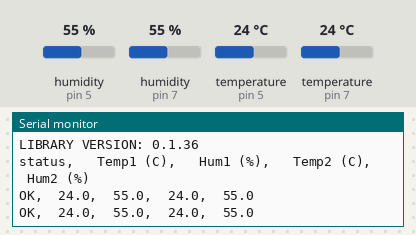
The sketch below on a simulated Arduino Uno, built with avr-gcc and run on an emulated ATmega328P. Parts: the last lines printed to the serial monitor. The test bench sets the inputs (shaded band); at power-on: humidity (sensors on pin 5, pin 7) 55 %, temperature (sensors on pin 5, pin 7) 24 °C.

Above: at 1.8 s.
1.9 s: humidity (sensor on pin 5) set to 22 %
At 2.9 s:
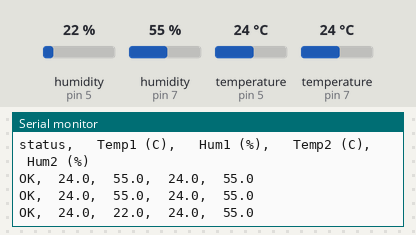
3.4 s: humidity (sensor on pin 7) set to 22 %
At 4.5 s:
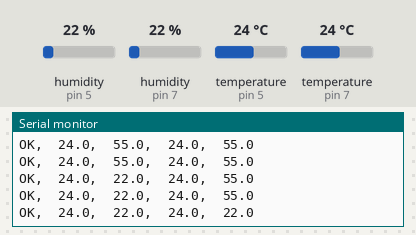
4.9 s: temperature (sensor on pin 5) set to 12 °C
At 5.7 s:
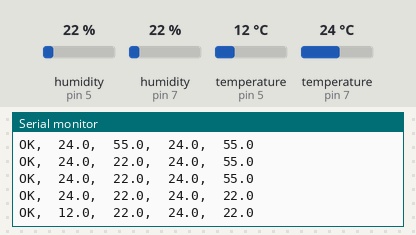
6.4 s: temperature (sensor on pin 7) set to 12 °C
At 7.7 s:
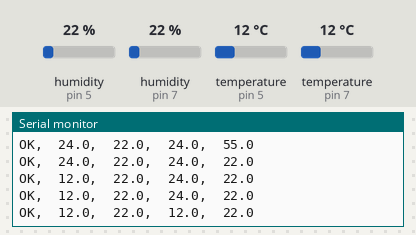
7.9 s: humidity (sensor on pin 5) set to 40 %
At 9.0 s:
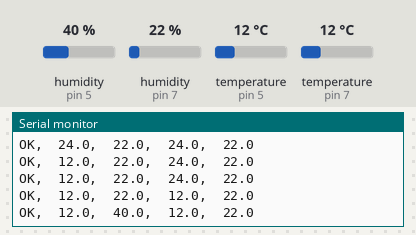
9.4 s: humidity (sensor on pin 7) set to 40 %
At 10.5 s:
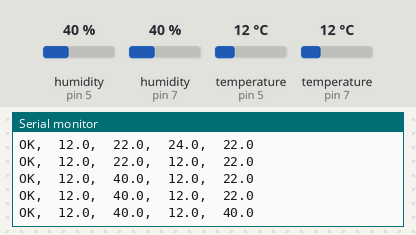
Timing chart, 0 to 11.9 s (numbered marks = the images above; inputs shaded):
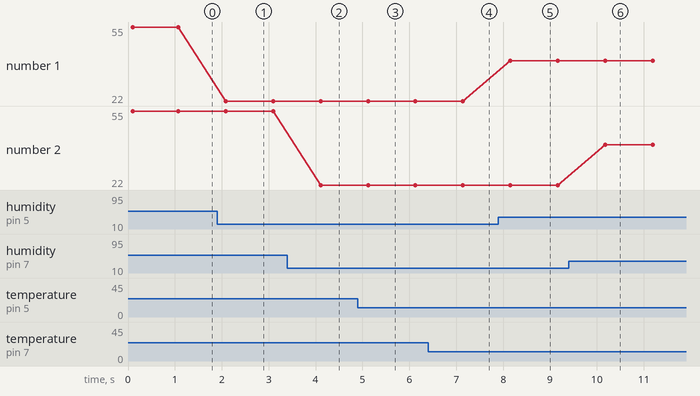

The sketch:

dht_read.ino
```cpp
//
//   FILE:  dht_test.pde
// PURPOSE: DHT library test sketch for Arduino
//

#include <dht.h>

dht DHT;

#define DHT22_INSIDE 5
#define DHT22_OUTSIDE 7

void setup()
{
  Serial.begin(9600);
  Serial.println("DHT TEST PROGRAM ");
  Serial.print("LIBRARY VERSION: ");
  Serial.println(DHT_LIB_VERSION);
  Serial.println();
  Serial.println("status, \tTemp1 (C), \tHum1 (%), \tTemp2 (C), \tHum2 (%)");
}

void loop()
{
  // READ DATA
  //Serial.print("DHT22, \t");
  int chk = DHT.read22(DHT22_INSIDE);
  switch (chk)
  {
    case DHTLIB_OK:
		Serial.print("OK,\t");
		break;
    case DHTLIB_ERROR_CHECKSUM:
		Serial.print("Checksum error,\t");
		break;
    case DHTLIB_ERROR_TIMEOUT:
		Serial.print("Time out error,\t");
		break;
    default:
		Serial.print("Unknown error,\t");
		break;
  }
  // DISPLAY DATA
  Serial.print(DHT.temperature, 1);
  Serial.print(",\t");
  Serial.print(DHT.humidity, 1);
  Serial.print(",\t");

  //delay(1000);


  int chk2 = DHT.read22(DHT22_OUTSIDE);
  switch (chk2)
  {
    case DHTLIB_OK:
		//Serial.print("OK,\t");
		break;
    case DHTLIB_ERROR_CHECKSUM:
		Serial.print("Checksum error,\t");
		break;
    case DHTLIB_ERROR_TIMEOUT:
		Serial.print("Time out error,\t");
		break;
    default:
		Serial.print("Unknown error,\t");
		break;
  }
  // DISPLAY DATA
  Serial.print(DHT.temperature, 1);
  Serial.print(",\t");
  Serial.println(DHT.humidity, 1);

  delay(1000);
}
//
// END OF FILE
//
```

Measured:
- after the input at 1.9 s, the serial monitor: prints a new line after 0.18 s (image 1)
- after the input at 3.4 s, the serial monitor: prints a new line after 0.71 s (image 2)
- after the input at 4.9 s, the serial monitor: prints a new line after 0.22 s (image 3)
- after the input at 6.4 s, the serial monitor: prints a new line after 0.74 s (image 4)
- after the input at 7.9 s, the serial monitor: prints a new line after 0.25 s (image 5)
- after the input at 9.4 s, the serial monitor: prints a new line after 0.78 s (image 6)
- plotted number 1: 55 → 22 after the input at 1.9 s, 22 → 40 after the input at 7.9 s
